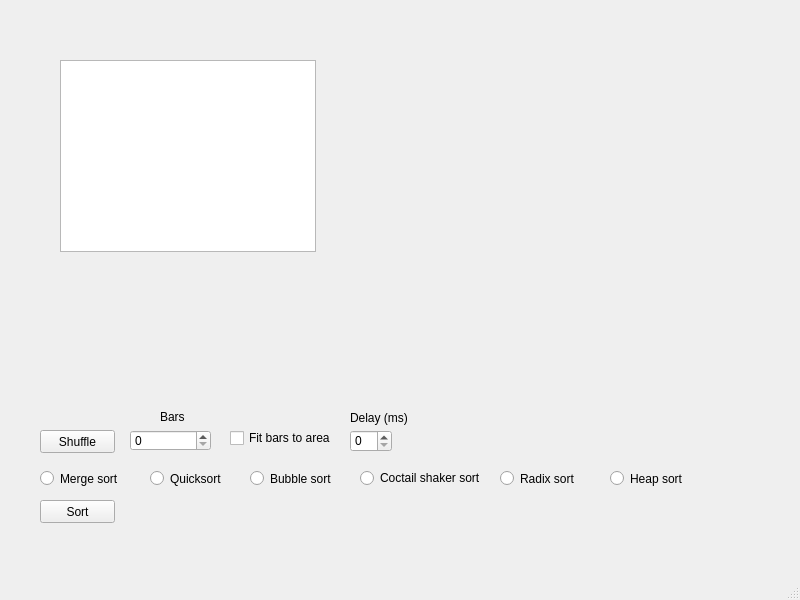
<?xml version="1.0" encoding="UTF-8"?>
<ui version="4.0">
 <class>GUI</class>
 <widget class="QMainWindow" name="GUI">
  <property name="geometry">
   <rect>
    <x>0</x>
    <y>0</y>
    <width>800</width>
    <height>600</height>
   </rect>
  </property>
  <property name="windowTitle">
   <string>GUI</string>
  </property>
  <widget class="QWidget" name="centralwidget">
   <widget class="QGraphicsView" name="graphicsView">
    <property name="geometry">
     <rect>
      <x>60</x>
      <y>60</y>
      <width>256</width>
      <height>192</height>
     </rect>
    </property>
   </widget>
   <widget class="QPushButton" name="sortButton">
    <property name="geometry">
     <rect>
      <x>40</x>
      <y>500</y>
      <width>75</width>
      <height>23</height>
     </rect>
    </property>
    <property name="text">
     <string>Sort</string>
    </property>
   </widget>
   <widget class="QPushButton" name="shuffleButton">
    <property name="geometry">
     <rect>
      <x>40</x>
      <y>430</y>
      <width>75</width>
      <height>23</height>
     </rect>
    </property>
    <property name="text">
     <string>Shuffle</string>
    </property>
   </widget>
   <widget class="QRadioButton" name="bubbleSort">
    <property name="geometry">
     <rect>
      <x>250</x>
      <y>470</y>
      <width>82</width>
      <height>17</height>
     </rect>
    </property>
    <property name="text">
     <string>Bubble sort</string>
    </property>
   </widget>
   <widget class="QRadioButton" name="mergeSort">
    <property name="geometry">
     <rect>
      <x>40</x>
      <y>470</y>
      <width>82</width>
      <height>17</height>
     </rect>
    </property>
    <property name="text">
     <string>Merge sort</string>
    </property>
   </widget>
   <widget class="QRadioButton" name="quickSort">
    <property name="geometry">
     <rect>
      <x>150</x>
      <y>470</y>
      <width>82</width>
      <height>17</height>
     </rect>
    </property>
    <property name="text">
     <string>Quicksort</string>
    </property>
   </widget>
   <widget class="QRadioButton" name="radixSort">
    <property name="geometry">
     <rect>
      <x>500</x>
      <y>470</y>
      <width>82</width>
      <height>17</height>
     </rect>
    </property>
    <property name="text">
     <string>Radix sort</string>
    </property>
   </widget>
   <widget class="QSpinBox" name="barCount">
    <property name="geometry">
     <rect>
      <x>130</x>
      <y>430</y>
      <width>81</width>
      <height>21</height>
     </rect>
    </property>
   </widget>
   <widget class="QCheckBox" name="fitCheckBox">
    <property name="geometry">
     <rect>
      <x>230</x>
      <y>430</y>
      <width>111</width>
      <height>16</height>
     </rect>
    </property>
    <property name="text">
     <string>Fit bars to area</string>
    </property>
   </widget>
   <widget class="QSpinBox" name="delayBox">
    <property name="geometry">
     <rect>
      <x>350</x>
      <y>430</y>
      <width>42</width>
      <height>22</height>
     </rect>
    </property>
   </widget>
   <widget class="QLabel" name="label">
    <property name="geometry">
     <rect>
      <x>160</x>
      <y>410</y>
      <width>47</width>
      <height>13</height>
     </rect>
    </property>
    <property name="text">
     <string>Bars</string>
    </property>
   </widget>
   <widget class="QLabel" name="label_2">
    <property name="geometry">
     <rect>
      <x>350</x>
      <y>410</y>
      <width>61</width>
      <height>16</height>
     </rect>
    </property>
    <property name="text">
     <string>Delay (ms)</string>
    </property>
   </widget>
   <widget class="QRadioButton" name="coctailShakerSort">
    <property name="geometry">
     <rect>
      <x>360</x>
      <y>470</y>
      <width>121</width>
      <height>16</height>
     </rect>
    </property>
    <property name="text">
     <string>Coctail shaker sort</string>
    </property>
   </widget>
   <widget class="QRadioButton" name="heapSort">
    <property name="geometry">
     <rect>
      <x>610</x>
      <y>470</y>
      <width>82</width>
      <height>17</height>
     </rect>
    </property>
    <property name="text">
     <string>Heap sort</string>
    </property>
   </widget>
  </widget>
  <widget class="QMenuBar" name="menubar">
   <property name="geometry">
    <rect>
     <x>0</x>
     <y>0</y>
     <width>800</width>
     <height>21</height>
    </rect>
   </property>
  </widget>
  <widget class="QStatusBar" name="statusbar"/>
 </widget>
 <resources/>
 <connections/>
</ui>
